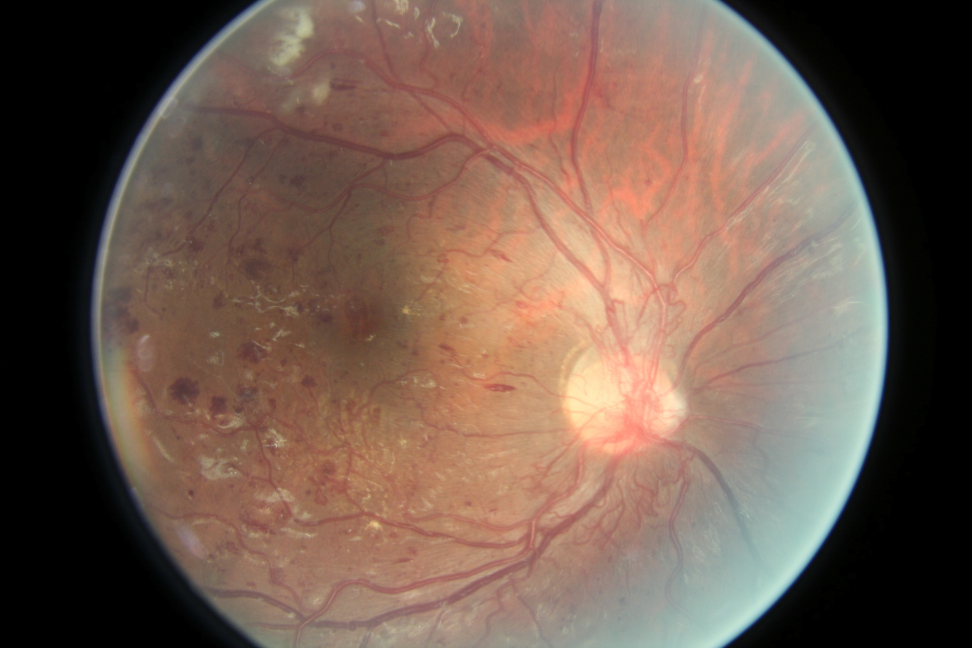
#> input picture sample/16_left.jpeg, 3888 x 2592 px, found by its file name (shown at 1/4 size)
$ python edge.py   (Python 2 division)
#> lines starting #> are read from the running program, lines starting #| are printed output that depends on the picture
"""
===================
Canny edge detector
===================

The Canny filter is a multi-stage edge detector. It uses a filter based on the
derivative of a Gaussian in order to compute the intensity of the gradients.The
Gaussian reduces the effect of noise present in the image. Then, potential
edges are thinned down to 1-pixel curves by removing non-maximum pixels of the
gradient magnitude. Finally, edge pixels are kept or removed using hysteresis
thresholding on the gradient magnitude.

The Canny has three adjustable parameters: the width of the Gaussian (the
noisier the image, the greater the width), and the low and high threshold for
the hysteresis thresholding.

"""
import numpy as np
import matplotlib.pyplot as plt
from scipy import ndimage
from skimage import data
from skimage.feature import blob_dog, blob_log, blob_doh
from math import sqrt
from skimage.color import rgb2gray
from skimage.color import gray2rgb
from skimage import io
from skimage import exposure
from skimage import transform
from skimage import img_as_ubyte
import os


from skimage import feature

image=io.imread('dropbox/retinopathy/sample/16_left.jpeg')
#> image is the input picture: shape (2592, 3888, 3); mean R, G, B 114.9, 92.2, 79.9
img_resc=transform.rescale(rgb2gray(image),0.2)
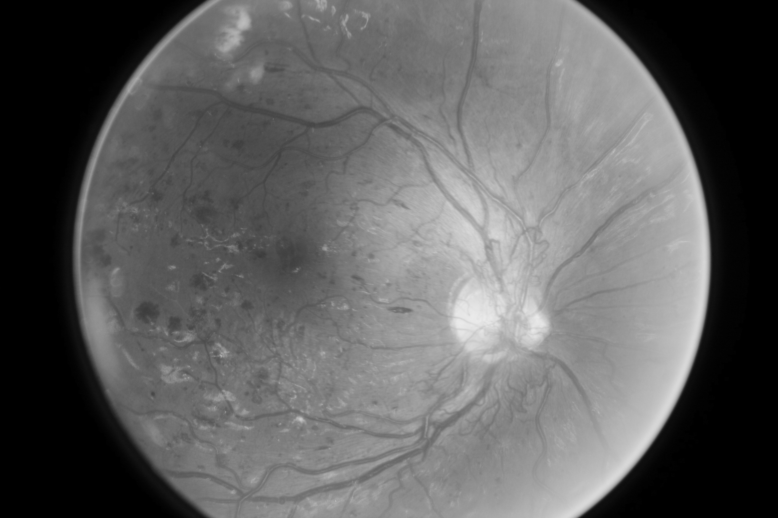
#> img_resc: shape (518, 778) float64; min 0, max 0.922, mean 0.377
img_gray = img_as_ubyte(exposure.equalize_adapthist(img_resc,clip_limit=0.2))
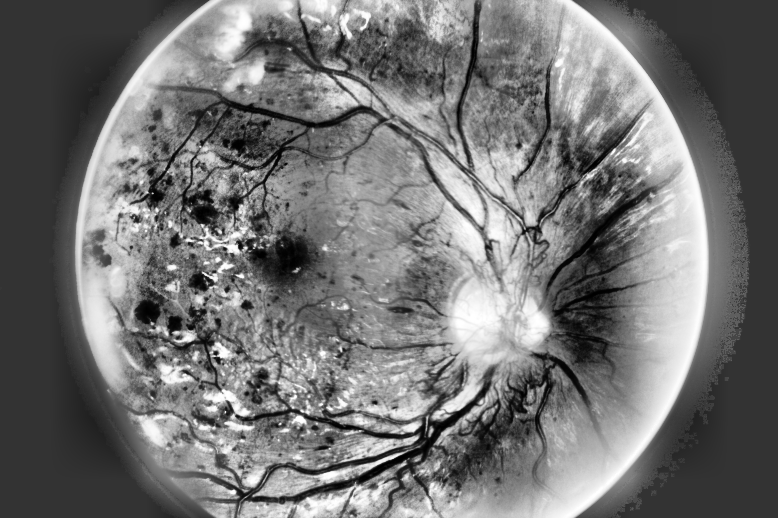
#> img_gray: shape (518, 778); min 0, max 255, mean 115.3
#plt.imshow(img_gray, cmap = plt.get_cmap('gray'))
#io.imsave('dropbox/retinopathy/bw.jpeg',img_gray)
print img_gray.shape
#| (518, 778)
print img_gray[250,250]
#| 104
image_gray=img_gray
image_gray_rgb=gray2rgb(img_gray)
print np.max(image_gray)
#| 255
im=image_gray
# Generate noisy image of a square
#im = np.zeros((128, 128))
#im[32:-32, 32:-32] = 1

#im = ndimage.rotate(im, 15, mode='constant')
im = ndimage.gaussian_filter(im, 4)
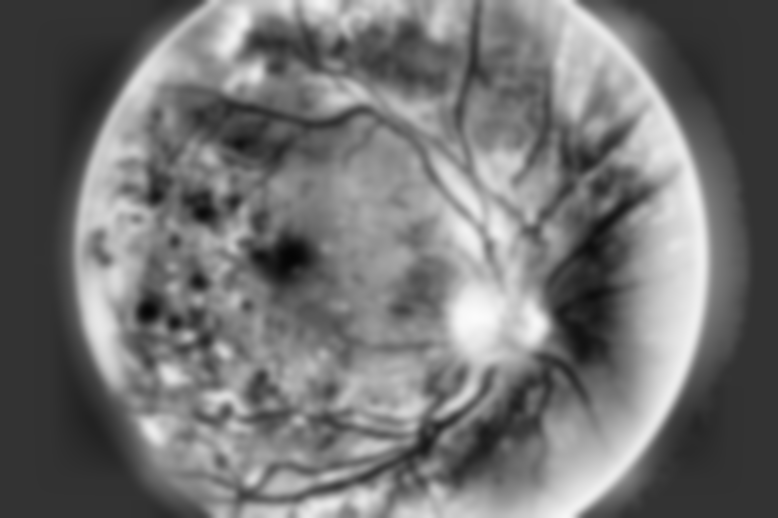
#> im: shape (518, 778); min 5, max 251, mean 114.4
#> (the run stopped early here; a loop or call above may not have finished)

$ run again, with sample/10_left.jpeg copied over sample/16_left.jpeg
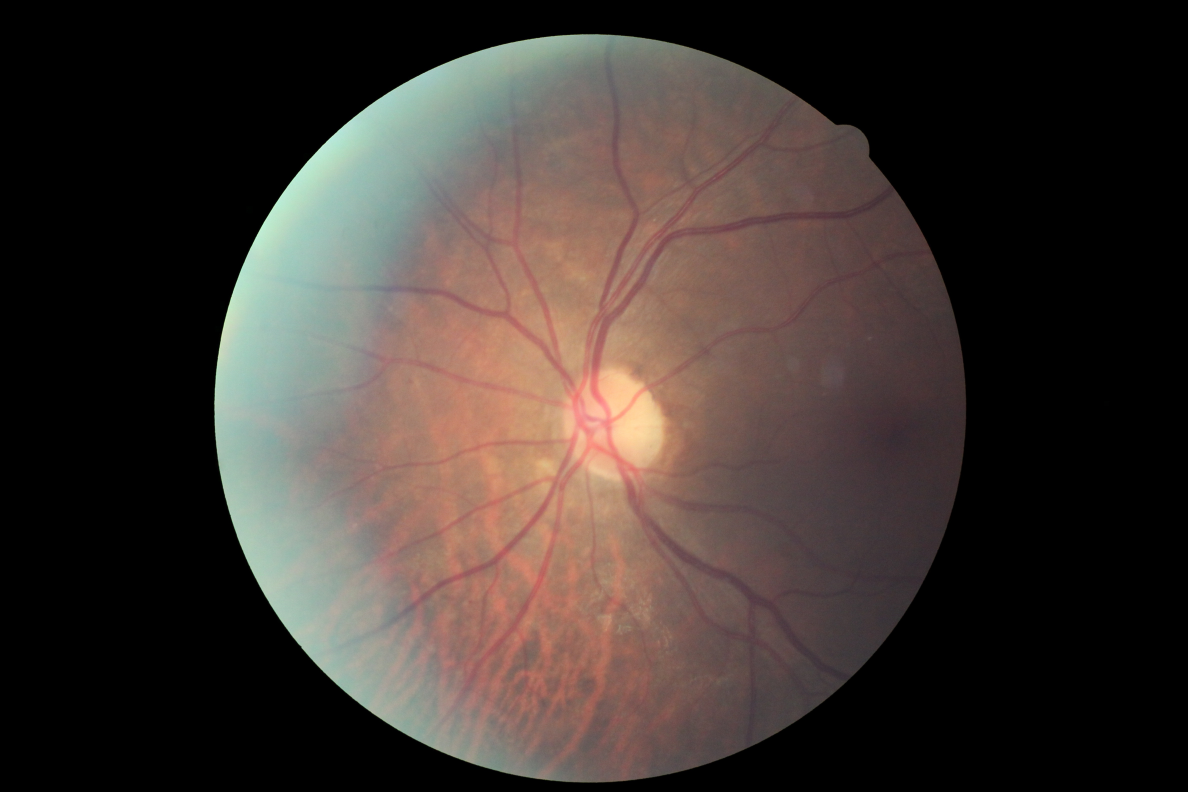
#> input picture sample/10_left.jpeg, 4752 x 3168 px, found by its file name (shown at 1/4 size)
#> image is the input picture: shape (3168, 4752, 3); mean R, G, B 64.1, 54.6, 49.9
#> `img_resc=transform.rescale(rgb2gray(image),0.2)`:
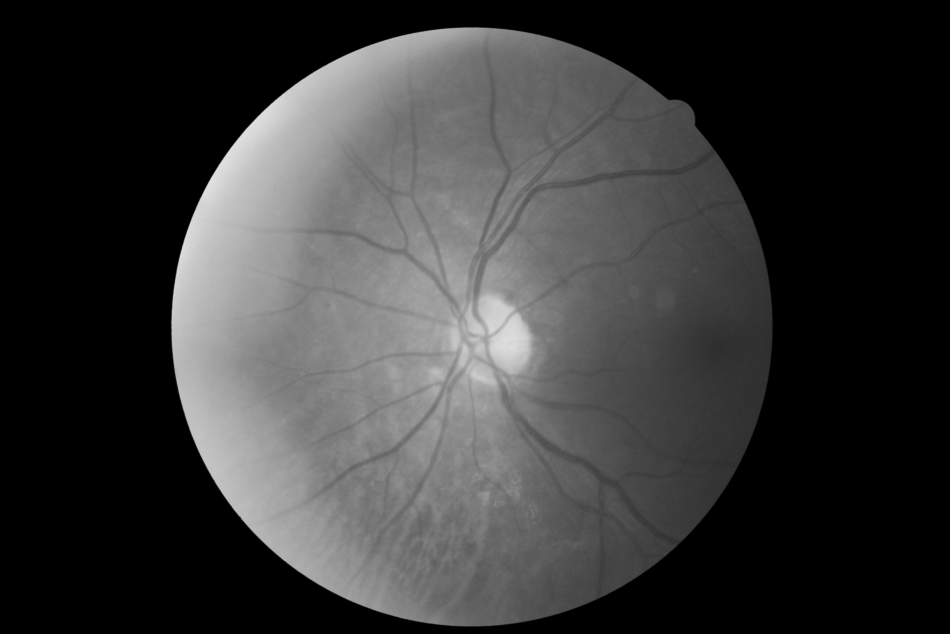
#> img_resc: shape (634, 950) float64; min 0, max 0.893, mean 0.221
#| (634, 950)
#| 183
#| 255
#> `im = ndimage.gaussian_filter(im, 4)`:
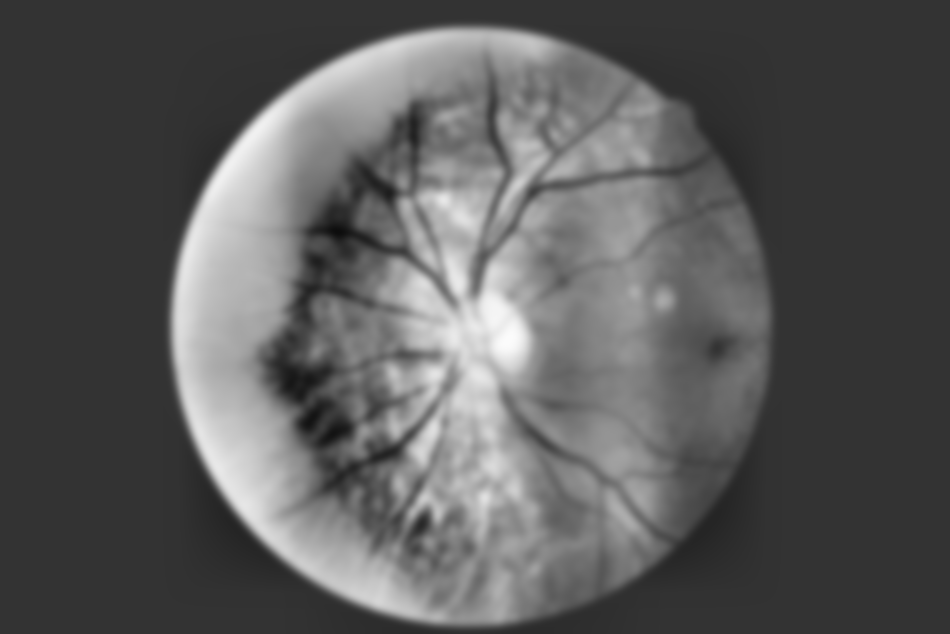
#> im: shape (634, 950); min 13, max 251, mean 91.1

$ run again, with sample/13_left.jpeg copied over sample/16_left.jpeg
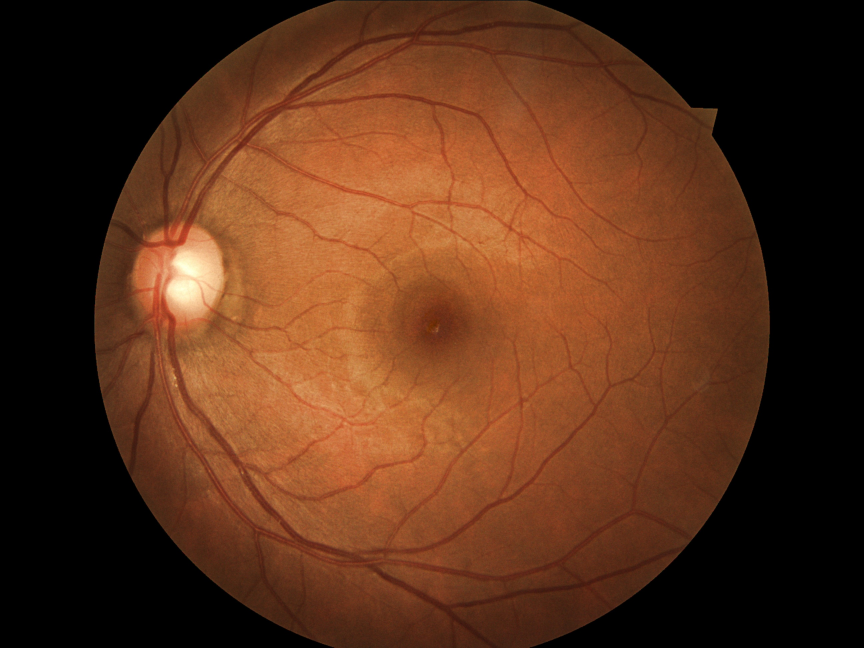
#> input picture sample/13_left.jpeg, 2592 x 1944 px, found by its file name (shown at 1/3 size)
#> image is the input picture: shape (1944, 2592, 3); mean R, G, B 88.6, 48.2, 25.6
#> `img_resc=transform.rescale(rgb2gray(image),0.2)`:
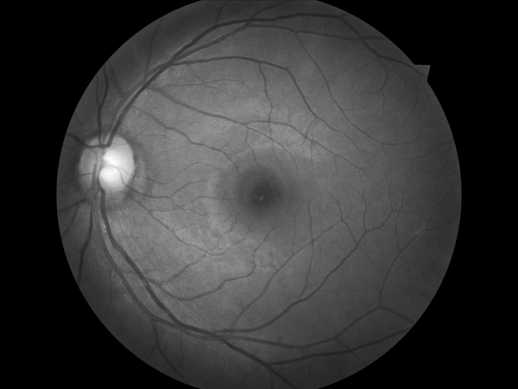
#> img_resc: shape (389, 518) float64; min 0, max 0.991, mean 0.216
#| (389, 518)
#| 146
#| 255
#> `im = ndimage.gaussian_filter(im, 4)`:
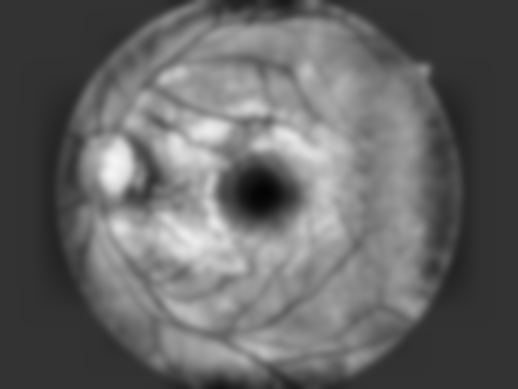
#> im: shape (389, 518); min 4, max 244, mean 101.1
